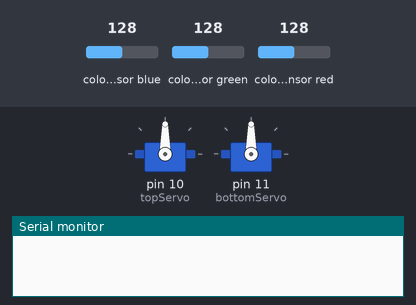
Bench run of a sketch on a simulated Arduino Uno, built with avr-gcc and run on an emulated ATmega328P. On the bench: 2 × servo, the last lines printed to the serial monitor. Wiring (inferred from the names in the program): TCS3200 colour sensor: output pin 6; S2 pin 4; S3 pin 5; S0 pin 2; S1 pin 3. The test bench sets the inputs (shaded band); at power-on: colour sensor blue 128, colour sensor green 128, colour sensor red 128.

Above: at 0.1 s.
At 38.8 s:
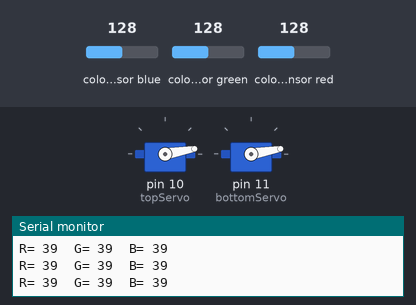
Timing chart, 0 to 40.0 s (numbered marks = the images above):
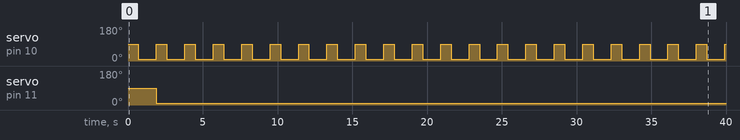

Measured:
- by itself, servo on pin 10 (topServo): alternates 90° for 0.70 s and 10° for 1.2 s
- by itself, servo on pin 11 (bottomServo): 90° → 10° at 1.9 s

The sketch:

Codigo.ino
```cpp
#include <Servo.h>

#define S0 2
#define S1 3
#define S2 4
#define S3 5
#define sensorOut 6
Servo topServo;
Servo bottomServo;
int frequency = 0;
int color=0;
void setup() {
  pinMode(S0, OUTPUT);
  pinMode(S1, OUTPUT);
  pinMode(S2, OUTPUT);
  pinMode(S3, OUTPUT);
  pinMode(sensorOut, INPUT);
  // Setting frequency-scaling to 20%
  digitalWrite(S0, HIGH);
  digitalWrite(S1, HIGH);
  topServo.attach(10);
  bottomServo.attach(11);
  Serial.begin(9600);
}
void loop() {
  topServo.write(90);
  delay(700);
  topServo.write(10);
  color = readColor();
  delay(50);

  if(color==1){
    Serial.println("Color: Rojo");
    bottomServo.write(160);
    delay(1000);
  }
  if(color==2){
    Serial.println("Color: Azúl");
    bottomServo.write(150);
  }
  if(color==3){
    Serial.println("Color: Verde");
    bottomServo.write(100);
  }

  delay(1000);
  bottomServo.write(10);
  color = 0;
}

// Custom Function - readColor()
int readColor() {
  // Setting red filtered photodiodes to be read
  digitalWrite(S2, LOW);
  digitalWrite(S3, LOW);
  // Reading the output frequency
  frequency = pulseIn(sensorOut, LOW);
  int R = frequency;
  // Printing the value on the serial monitor
  Serial.print("R= ");//printing name
  Serial.print(frequency);//printing RED color frequency
  Serial.print("  ");
  delay(50);
  // Setting Green filtered photodiodes to be read
  digitalWrite(S2, HIGH);
  digitalWrite(S3, HIGH);
  // Reading the output frequency
  frequency = pulseIn(sensorOut, LOW);
  int G = frequency;
  // Printing the value on the serial monitor
  Serial.print("G= ");//printing name
  Serial.print(frequency);//printing RED color frequency
  Serial.print("  ");
  delay(50);
  // Setting Blue filtered photodiodes to be read
  digitalWrite(S2, LOW);
  digitalWrite(S3, HIGH);
  // Reading the output frequency
  frequency = pulseIn(sensorOut, LOW);
  int B = frequency;
  // Printing the value on the serial monitor
  Serial.print("B= ");//printing name
  Serial.print(frequency);//printing RED color frequency
  Serial.println("  ");
  delay(50);

  if( (R>=16 && R<=21) && (G>=30 && G<=35) && (B>=19 && B<=23)){
    color = 1; // Rojo
    return color;
  }
  if( (R>=23 && R<=27) && (G>=20 && G<=29) && (B>=10 && B<=18)){
    color = 2; // Azul
    return color;
  }
  if( (R>=16 && R<=23) && (G>=19 && G<=24) && (B>=14 && B<=19)){
    color = 3; // Verde
    return color;
  }

 return 0;
}
```
